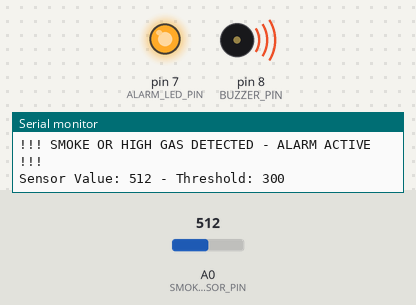
The sketch below on a simulated Arduino Uno, built with avr-gcc and run on an emulated ATmega328P. Parts: output pins drawn as LEDs (lit = HIGH), buzzer (waves = sounding), the last lines printed to the serial monitor. Inputs (shaded band) come from the test bench; at power-on: A0 (SMOKE_SENSOR_PIN) = 512.

Above: at 1.75 s.
1.8 s: A0 (SMOKE_SENSOR_PIN) set to 312
4.8 s: A0 (SMOKE_SENSOR_PIN) set to 291
At 5.2 s:
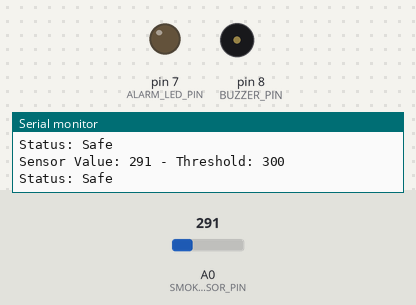
6.4 s: A0 (SMOKE_SENSOR_PIN) set to 306
At 6.76 s:
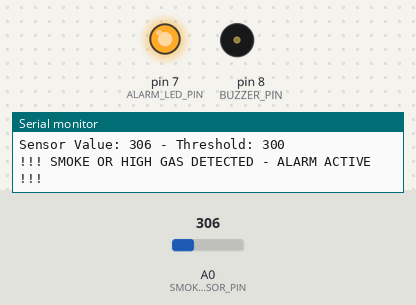
9.4 s: A0 (SMOKE_SENSOR_PIN) set to 290
At 9.57 s:
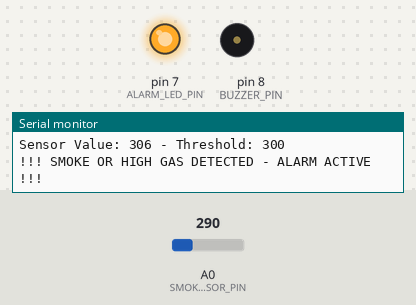
Timing chart, 0 to 12.2 s (numbered marks = the images above; inputs shaded):
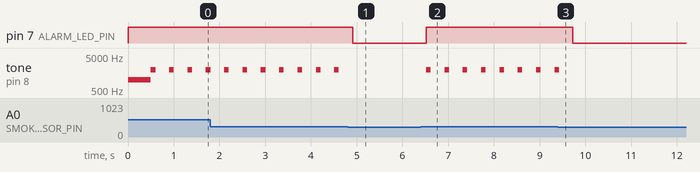

Measured:
- the behaviour switches between 301 and 300 on A0 (SMOKE_SENSOR_PIN) (found by bisection; images 0 and 1)
- after the input at 4.8 s, pin 7 (ALARM_LED_PIN): HIGH → LOW after 0.11 s; tone on pin 8 (BUZZER_PIN): stops changing and stays silent
- after the input at 6.4 s, pin 7 (ALARM_LED_PIN): LOW → HIGH after 0.12 s; tone on pin 8 (BUZZER_PIN): alternates 2000 Hz for 0.10 s and silent for 0.30 s, starting after 0.12 s
- after the input at 9.4 s, pin 7 (ALARM_LED_PIN): HIGH → LOW after 0.33 s; tone on pin 8 (BUZZER_PIN): goes on until 9.4 s, then stays silent
- by itself, tone on pin 8 (BUZZER_PIN): alternates 2000 Hz for 0.10 s and silent for 0.30 s

The sketch:

smoke_warner.ino.ino
```cpp
// ===================================
// MQ-2 Smoke Detector Alarm
// ===================================

// Pin Definitions
const int SMOKE_SENSOR_PIN = A0;  // Analog pin for MQ-2 A0 output
const int ALARM_LED_PIN    = 7;   // Digital pin for the warning LED
const int BUZZER_PIN       = 8;   // Digital pin for the buzzer

// Alarm Threshold
// This value is highly dependent on your sensor, environment, and sensitivity
// You may need to calibrate this. Test what reading you get in clean air vs. smoke.
const int SMOKE_THRESHOLD = 300; // Change this value based on your testing

void setup() {
  // Initialize Serial Communication for debugging/calibration
  Serial.begin(9600);
  Serial.println("MQ-2 Smoke Sensor Initializing...");

  // Set the digital pins as output
  pinMode(ALARM_LED_PIN, OUTPUT);
  pinMode(BUZZER_PIN, OUTPUT);

  // Initial self-test: flash LED and beep
  digitalWrite(ALARM_LED_PIN, HIGH);
  tone(BUZZER_PIN, 1000); // Play a 1kHz tone

  delay(500); // Wait 0.5 seconds

  digitalWrite(ALARM_LED_PIN, LOW);
  noTone(BUZZER_PIN); // Stop the tone
}

void loop() {
  // Read the analog value from the MQ-2 sensor
  int smokeValue = analogRead(SMOKE_SENSOR_PIN);

  // Print the value to the Serial Monitor for monitoring/calibration
  Serial.print("Sensor Value: ");
  Serial.print(smokeValue);
  Serial.print(" - Threshold: ");
  Serial.println(SMOKE_THRESHOLD);

  // Check if the sensor reading exceeds the defined threshold
  if (smokeValue > SMOKE_THRESHOLD) {
    // --- ALARM STATE ---

    // Activate visual alarm (LED)
    digitalWrite(ALARM_LED_PIN, HIGH);

    // Activate audible alarm (Buzzer)
    // Using tone() for an active buzzer will just turn it on,
    // but for a passive buzzer, it generates the sound.
    // We'll use a pulsing tone for a more recognizable alarm sound.
    tone(BUZZER_PIN, 2000); // Play a high-pitched 2kHz tone
    delay(100);
    noTone(BUZZER_PIN);
    delay(100);

    // Print warning message
    Serial.println("!!! SMOKE OR HIGH GAS DETECTED - ALARM ACTIVE !!!");

  } else {
    // --- SAFE STATE ---

    // Keep alarm outputs off
    digitalWrite(ALARM_LED_PIN, LOW);
    noTone(BUZZER_PIN);

    // Print a safe message
    Serial.println("Status: Safe");
  }

  // A short delay for stable readings and not spamming the serial monitor
  delay(200);
}
```
